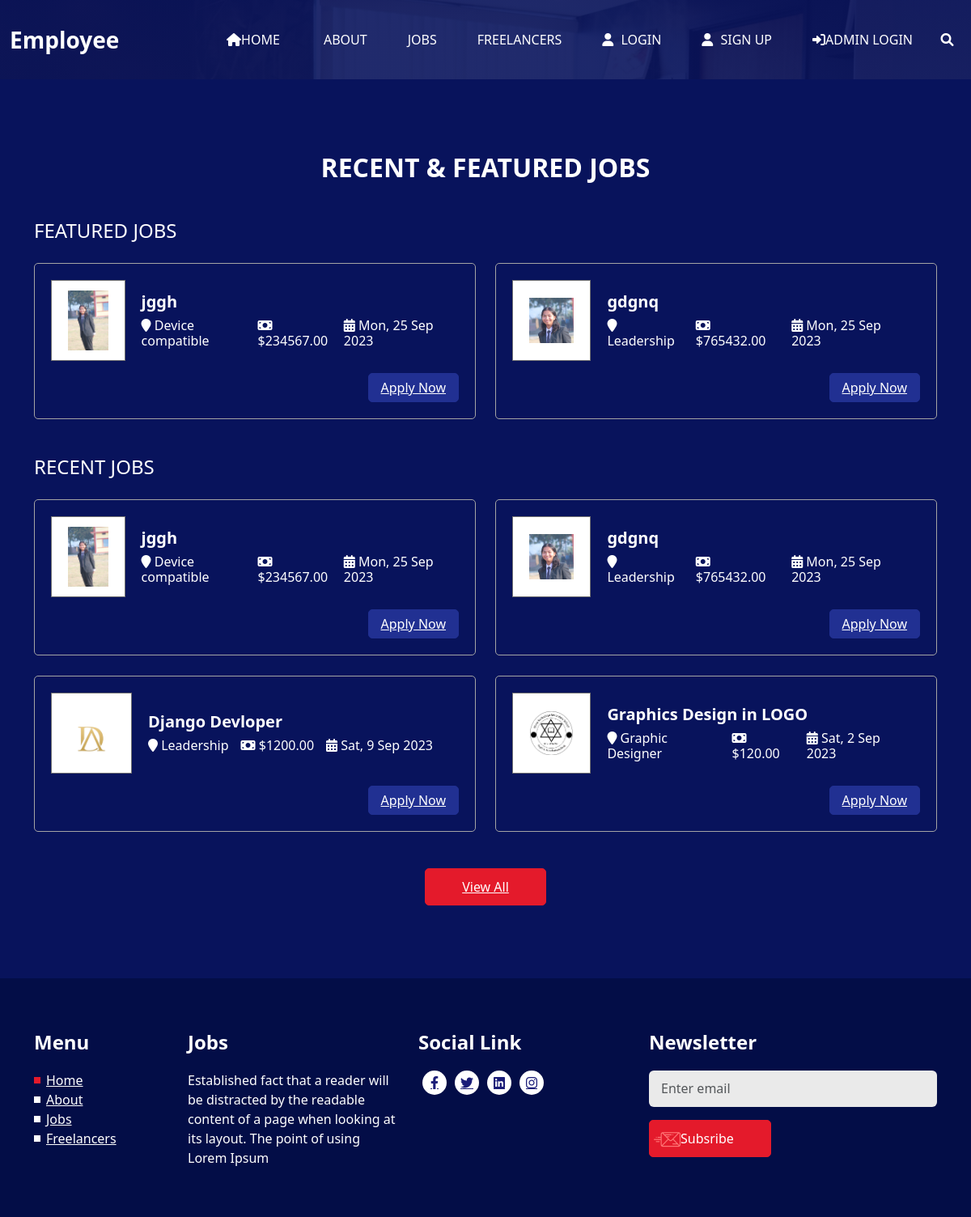
The page /job/ on the database its author committed.
### web_app/model.py (models this page shows, shortened)
class JobPosting(models.Model):
     STATUS_CHOICES = [
          ("active", "Active"),
          ("in_active", "Inactive"),
     ]
     title = models.CharField(max_length=200)
     company = models.CharField(max_length=100)
     feature_image = models.ImageField(upload_to="Job_post_images/%Y/%m/%d", blank=False)
     status = models.CharField(max_length=20, choices=STATUS_CHOICES, default="active")
     description = models.TextField()
     salary = models.DecimalField(max_digits=10, decimal_places=2)
     posted_at = models.DateTimeField(auto_now_add=True)
     views_count = models.PositiveBigIntegerField(default=0)
     category = models.ForeignKey(JobCategory, on_delete=models.CASCADE)
     location = models.ManyToManyField(JobLocation)

class JobCategory(models.Model):
     name = models.CharField(max_length=100)

### web_app/views.py (the view)
# urls.py: path("job/", JobView.as_view(), name="job"),
class JobView(TemplateView):
    model = JobPosting
    template_name =  "jobs/job.html"
    queryset = JobPosting.objects.filter(
        posted_at__isnull=False, status="active"
    ).order_by("-posted_at")
    def get_context_data(self, **kwargs):
        context = super().get_context_data(**kwargs)
        context["recent_posts"] = JobPosting.objects.filter(
            posted_at__isnull=False, status="active"
        ).order_by("-posted_at")[:4]
        context["featured_posts"] = JobPosting.objects.filter(
            posted_at__isnull=False, status="active"
        ).order_by("-posted_at")[:2]
        return context

### templates/jobs/job.html (shortened to what this page needs)
{% extends 'base.html' %}
{% load static %}
{% block content %}
{% include 'header.html' %}
<section class="job_section layout_padding">
  <div class="container">
    <div class="heading_container heading_center">
      <h2>
        RECENT & FEATURED JOBS
      </h2>
    </div>
    <div class="job_container">
      <h4 class="job_heading">
        Featured Jobs
      </h4>
      <div class="row">
        {% for featured_post in featured_posts %}
        <div class="col-lg-6">
          <div class="box">
            <div class="job_content-box">
              <div class="img-box">
                <img src="{{featured_post.feature_image.url}}" alt="{{ featured_post.title}}">
              </div>
              <div class="detail-box">
                <h5>
                  {{featured_post.title}}
                </h5>
                <div class="detail-info">
                  <h6>
                    <i class="fa fa-map-marker" aria-hidden="true"></i>
                    <span>
                      {{featured_post.category.name}}
                    </span>
                  </h6>
                  <h6>
                    <i class="fa fa-money" aria-hidden="true"></i>
                    <span>
                      ${{featured_post.salary}}
                    </span>
                  </h6>
                  <h6>
                    <i class="fa fa-calendar-alt"></i>
                    <span>{{featured_post.posted_at|date:" D, j M Y"}}
                    </span>
                  </h6>
                </div>
              </div>
            </div>
            <div class="option-box">
              <a href="{% url 'apply' %}" class="apply-btn">
                Apply Now
              </a>
            </div>
          </div>
        </div>
        {% endfor %}
      </div>
    </div>
    <div class="job_container">
      <h4 class="job_heading">
        Recent Jobs
      </h4>
      <div class="row">
        {% for recent_post in recent_posts %}
        <div class="col-lg-6">
          <div class="box">
            <div class="job_content-box">
              <div class="img-box">
                <img src="{{recent_post.feature_image.url}}" alt="{{ recent_post.title}}">
              </div>
              <div class="detail-box">
                <h5>
                  {{recent_post.title}}
                </h5>
                <div class="detail-info">
                  <h6>
                    <i class="fa fa-map-marker" aria-hidden="true"></i>
                    <span>
                      {{recent_post.category.name}}
                    </span>
                  </h6>
                  <h6>
                    <i class="fa fa-money" aria-hidden="true"></i>
                    <span>
                      ${{recent_post.salary}}
                    </span>
                  </h6>
                  <h6>
                    <i class="fa fa-calendar-alt"></i>
                    <span>{{recent_post.posted_at|date:" D, j M Y"}}
                    </span>
                  </h6>
                </div>
              </div>
            </div>
            <div class="option-box">
              <a href="{% url 'apply' %}" class="apply-btn">
                Apply Now
              </a>
            </div>
          </div>
        </div>
        {% endfor %}
      </div>
    </div>
    <div class="btn-box">
      <a href="{% url 'job_all' %}">
        View All
      </a>
    </div>
  </div>
</section>
{% include 'home/info_section.html' %}
{% endblock content %}

### static/jobs/css/style.css (style rules this page uses)
body { font-family: 'Poppins', sans-serif; color: #0c0c0c; background-color: #ffffff; overflow-x: hidden; }
.layout_padding { padding: 90px 0; }
.heading_container { display: -webkit-box; display: -moz-box; display: -ms-flexbox; display: flex; -webkit-box-orient: vertical; -webkit-box-direction: normal; -moz-box-orient: vertical; -moz-box-direction: normal; -ms-flex-direction: column; flex-direction: column; -webkit-box-align: start; -moz-box-align: start; -ms-flex-align: start; align-items: flex-start; }
.heading_container h2 { position: relative; text-transform: uppercase; font-weight: bold; margin-bottom: 0; }
.heading_container.heading_center { -webkit-box-align: center; -moz-box-align: center; -ms-flex-align: center; align-items: center; text-align: center; }
a, a:hover, a:focus { text-decoration: none; }
.job_section { background-color: #08135c; color: #ffffff; }
.job_section .heading_container { margin-bottom: 15px; }
.job_section .job_container { margin-top: 45px; }
.job_section .job_heading { margin-bottom: 0; text-transform: uppercase; }
.job_section .box { display: -webkit-box; display: -moz-box; display: -ms-flexbox; display: flex; -webkit-box-orient: vertical; -webkit-box-direction: normal; -moz-box-orient: vertical; -moz-box-direction: normal; -ms-flex-direction: column; flex-direction: column; padding: 20px; border: 1px solid #a4a4a4; margin-top: 25px; -webkit-transition: all .3s; -o-transition: all .3s; -moz-transition: all .3s; transition: all .3s; border-radius: 5px; }
.job_section .box .job_content-box { display: -webkit-box; display: -moz-box; display: -ms-flexbox; display: flex; -webkit-box-align: center; -moz-box-align: center; -ms-flex-align: center; align-items: center; }
.job_section .box .img-box { width: 100px; height: 100px; display: -webkit-box; display: -moz-box; display: -ms-flexbox; display: flex; -webkit-box-pack: center; -moz-box-pack: center; -ms-flex-pack: center; justify-content: center; -webkit-box-align: center; -moz-box-align: center; -ms-flex-align: center; align-items: center; padding: 20px; margin-right: 20px; border: 1px solid #717171; background-color: #ffffff; }
.job_section .box .img-box img { width: 100%; }
.job_section .box .detail-box h5 { font-weight: 600; }
.job_section .box .detail-box .detail-info { display: -webkit-box; display: -moz-box; display: -ms-flexbox; display: flex; }
.job_section .box .detail-box .detail-info h6 { margin: 0; margin-right: 15px; }
.job_section .box .option-box { display: -webkit-box; display: -moz-box; display: -ms-flexbox; display: flex; margin-left: auto; }
.job_section .box .option-box .apply-btn { display: inline-block; padding: 5px 15px; background-color: #213092; color: #ffffff; border-radius: 5px; -webkit-transition: all .3s; -o-transition: all .3s; -moz-transition: all .3s; transition: all .3s; border: 1px solid #213092; outline: none; }
.job_section .btn-box { display: -webkit-box; display: -moz-box; display: -ms-flexbox; display: flex; -webkit-box-pack: center; -moz-box-pack: center; -ms-flex-pack: center; justify-content: center; margin-top: 45px; }
.job_section .btn-box a { display: inline-block; padding: 10px 45px; background-color: #e41a2b; color: #ffffff; border-radius: 5px; -webkit-transition: all .3s; -o-transition: all .3s; -moz-transition: all .3s; transition: all .3s; border: 1px solid #e41a2b; outline: none; }

### static/jobs/css/responsive.css (style rules this page uses)
@media (max-width: 1200px) { .job_section .box .option-box { display: -webkit-box; display: -ms-flexbox; display: flex; margin-left: auto; margin-top: 15px; } }

### rows shown on the page
JobPosting: feature_image (picture), title "jggh", category.name "Device compatible", salary "234567.00", posted_at "Mon, 25 Sep 2023"
JobPosting: feature_image (picture), title "gdgnq", category.name "Leadership", salary "765432.00", posted_at "Mon, 25 Sep 2023"
JobPosting: feature_image (picture), title "Django Devloper", category.name "Leadership", salary "1200.00", posted_at "Sat, 9 Sep 2023"
JobPosting: feature_image (picture), title "Graphics Design in LOGO", category.name "Graphic Designer", salary "120.00", posted_at "Sat, 2 Sep 2023"
